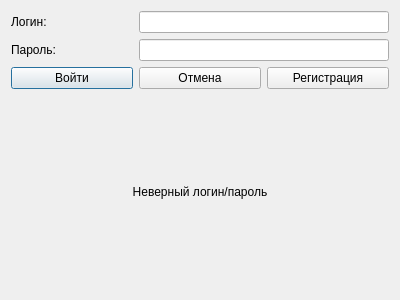
<?xml version="1.0" encoding="UTF-8"?>
<ui version="4.0">
 <class>Dialog</class>
 <widget class="QDialog" name="Dialog">
  <property name="geometry">
   <rect>
    <x>0</x>
    <y>0</y>
    <width>400</width>
    <height>300</height>
   </rect>
  </property>
  <property name="windowTitle">
   <string>Авторизация</string>
  </property>
  <layout class="QGridLayout" name="gridLayout">
   <item row="0" column="0">
    <widget class="QLabel" name="login_label">
     <property name="text">
      <string>Логин:</string>
     </property>
    </widget>
   </item>
   <item row="0" column="1" colspan="2">
    <widget class="QLineEdit" name="login_lineEdit"/>
   </item>
   <item row="1" column="0">
    <widget class="QLabel" name="password_label">
     <property name="text">
      <string>Пароль:</string>
     </property>
    </widget>
   </item>
   <item row="1" column="1" colspan="2">
    <widget class="QLineEdit" name="password_lineEdit"/>
   </item>
   <item row="2" column="0">
    <widget class="QPushButton" name="enter_pushButton">
     <property name="text">
      <string>Войти</string>
     </property>
    </widget>
   </item>
   <item row="2" column="1">
    <widget class="QPushButton" name="cancel_pushButton">
     <property name="text">
      <string>Отмена</string>
     </property>
    </widget>
   </item>
   <item row="2" column="2">
    <widget class="QPushButton" name="register_pushButton">
     <property name="text">
      <string>Регистрация</string>
     </property>
    </widget>
   </item>
   <item row="3" column="0" colspan="3">
    <widget class="QLabel" name="status_label">
     <property name="text">
      <string>Неверный логин/пароль</string>
     </property>
     <property name="alignment">
      <set>Qt::AlignCenter</set>
     </property>
    </widget>
   </item>
  </layout>
 </widget>
 <resources/>
 <connections/>
</ui>
